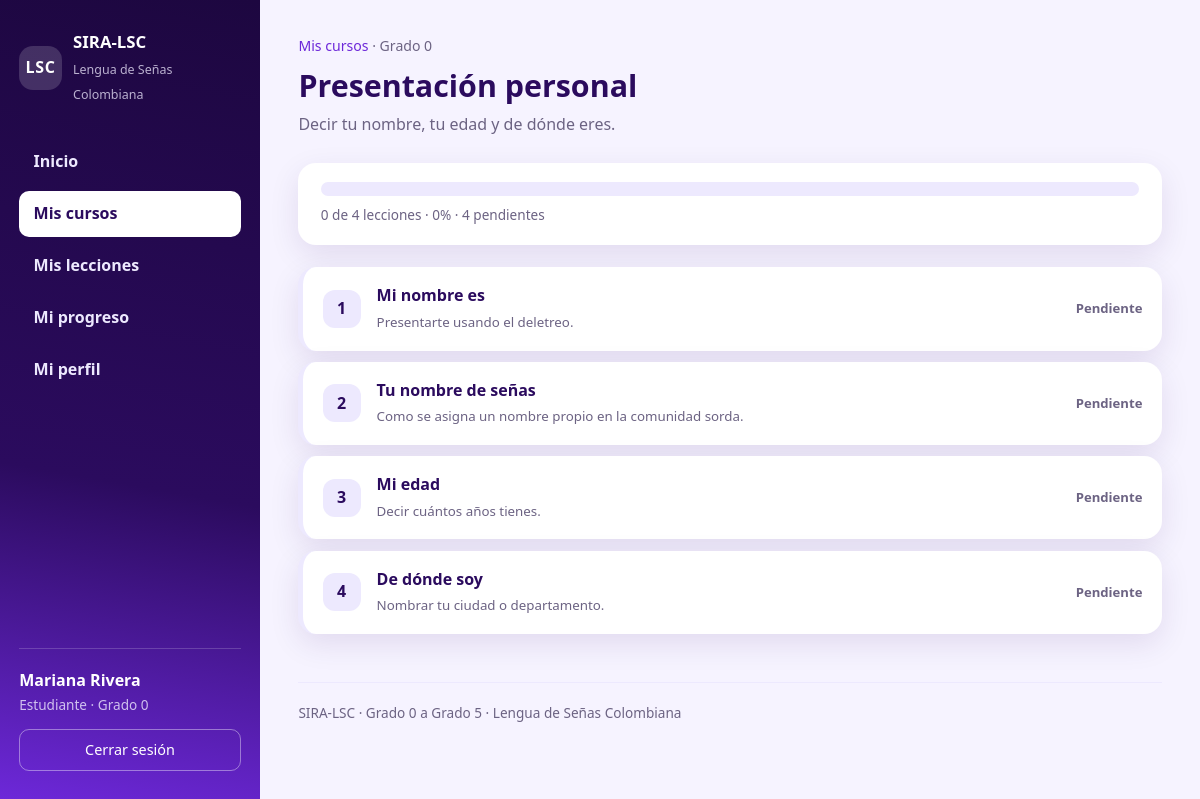
The page /index.php?ruta=estudiante/curso&id=3 (signed in) on the database its author committed.
### tables this page shows
CREATE TABLE usuarios (
    id_usuario     INT AUTO_INCREMENT PRIMARY KEY,
    nombre         VARCHAR(80)  NOT NULL,
    apellido       VARCHAR(80)  NOT NULL,
    correo         VARCHAR(150) NOT NULL UNIQUE,
    usuario        VARCHAR(50)  NOT NULL UNIQUE,
    contrasena     VARCHAR(255) NOT NULL,
    rol            ENUM('estudiante','tutor','administrador') NOT NULL DEFAULT 'estudiante',
    id_grado       INT          NULL,
    activo         TINYINT(1)   NOT NULL DEFAULT 1,
    fecha_registro DATETIME     NOT NULL DEFAULT CURRENT_TIMESTAMP,
    CONSTRAINT fk_usuarios_grado
        FOREIGN KEY (id_grado) REFERENCES grados(id_grado)
        ON DELETE SET NULL ON UPDATE CASCADE
);

CREATE TABLE grados (
    id_grado    INT AUTO_INCREMENT PRIMARY KEY,
    nombre      VARCHAR(50)  NOT NULL,
    descripcion VARCHAR(255) NOT NULL,
    orden       INT          NOT NULL DEFAULT 0
);

CREATE TABLE cursos (
    id_curso    INT AUTO_INCREMENT PRIMARY KEY,
    id_grado    INT          NOT NULL,
    nombre      VARCHAR(120) NOT NULL,
    descripcion VARCHAR(255) NOT NULL,
    icono       VARCHAR(8)   NOT NULL DEFAULT 'LSC',
    orden       INT          NOT NULL DEFAULT 0,
    CONSTRAINT fk_cursos_grado
        FOREIGN KEY (id_grado) REFERENCES grados(id_grado)
        ON DELETE CASCADE ON UPDATE CASCADE
);

CREATE TABLE lecciones (
    id_leccion  INT AUTO_INCREMENT PRIMARY KEY,
    id_curso    INT          NOT NULL,
    titulo      VARCHAR(140) NOT NULL,
    descripcion VARCHAR(255) NOT NULL,
    contenido   TEXT         NOT NULL,
    actividad   TEXT         NULL,
    orden       INT          NOT NULL DEFAULT 0,
    CONSTRAINT fk_lecciones_curso
        FOREIGN KEY (id_curso) REFERENCES cursos(id_curso)
        ON DELETE CASCADE ON UPDATE CASCADE
);

### config/funciones.php (called while the page is built, shortened)
<?php
function e($texto)
{
    return htmlspecialchars((string) $texto, ENT_QUOTES, 'UTF-8');
}
function url($ruta = 'inicio', $parametros = array())
{
    $destino = BASE_URL . 'index.php?ruta=' . urlencode($ruta);
    foreach ($parametros as $clave => $valor) {
        $destino .= '&' . urlencode($clave) . '=' . urlencode($valor);
    }
    return $destino;
}
function vista($archivo, $datos = array())
{
    extract($datos, EXTR_SKIP);
    require RUTA_BASE . '/views/' . $archivo . '.php';
}
function rolActual()
{
    return isset($_SESSION['rol']) ? $_SESSION['rol'] : null;
}
function panelDe($rol)
{
    switch ($rol) {
        default:              return 'estudiante/inicio';
    }
}
function nombreRol($rol)
{
    $nombres = array(
        'estudiante'    => 'Estudiante',
        'tutor'         => 'Tutor',
        'administrador' => 'Administrador',
    );
    return isset($nombres[$rol]) ? $nombres[$rol] : $rol;
}

### controllers/EstudianteController.php (called while the page is built, shortened)
<?php
class EstudianteController
{
    private $modeloUsuario;
    private $modeloCurso;
    private $modeloLeccion;
    private $modeloProgreso;
    private $idUsuario;
    public function __construct()
    {
        $this->modeloUsuario  = new Usuario();
        $this->modeloCurso    = new Curso();
        $this->modeloLeccion  = new Leccion();
        $this->modeloProgreso = new Progreso();
        $this->idUsuario      = (int) $_SESSION['id_usuario'];
    }
    public function curso()
    {
        $idCurso = isset($_GET['id']) ? (int) $_GET['id'] : 0;
        $curso   = $this->modeloCurso->obtenerPorId($idCurso);
        vista('estudiante/curso', array(
            'estudiante' => $this->modeloUsuario->obtenerPorId($this->idUsuario),
            'curso'      => $curso,
            'lecciones'  => $this->modeloLeccion->porCurso($idCurso, $this->idUsuario),
            'resumen'    => $this->modeloProgreso->resumenCurso($this->idUsuario, $idCurso),
        ));
    }
}

### models/Usuario.php (called while the page is built, shortened)
<?php
class Usuario
{
    private $db;
    public function __construct()
    {
        $this->db = Database::conexion();
    }
    public function obtenerPorId($idUsuario)
    {
        $sentencia = $this->db->prepare(
            'SELECT u.id_usuario, u.nombre, u.apellido, u.correo, u.usuario, u.rol,
                    u.id_grado, u.activo, u.fecha_registro,
                    g.nombre AS grado, g.descripcion AS grado_descripcion, g.orden AS grado_orden
             FROM usuarios u
             LEFT JOIN grados g ON g.id_grado = u.id_grado
             WHERE u.id_usuario = ?'
        );
        $sentencia->execute(array((int) $idUsuario));
        $fila = $sentencia->fetch();
        return $fila ? $fila : null;
    }
}

### config/Database.php (called while the page is built, shortened)
<?php
class Database
{
    private static $pdo = null;
    public static function conexion()
    {
        if (self::$pdo === null) {
            $dsn = 'mysql:host=' . DB_HOST . ';dbname=' . DB_NOMBRE . ';charset=utf8mb4';
            try {
                self::$pdo = new PDO($dsn, DB_USUARIO, DB_CLAVE, array(
                    PDO::ATTR_ERRMODE            => PDO::ERRMODE_EXCEPTION,
                    PDO::ATTR_DEFAULT_FETCH_MODE => PDO::FETCH_ASSOC,
                    PDO::ATTR_EMULATE_PREPARES   => false,
                ));
            } catch (PDOException $e) {
                self::mostrarError($e->getMessage());
            }
        }
        return self::$pdo;
    }
}

### models/Curso.php (called while the page is built, shortened)
<?php
class Curso
{
    private $db;
    public function __construct()
    {
        $this->db = Database::conexion();
    }
    public function obtenerPorId($idCurso)
    {
        $sentencia = $this->db->prepare(
            'SELECT c.*, g.nombre AS grado, g.orden AS grado_orden
             FROM cursos c
             INNER JOIN grados g ON g.id_grado = c.id_grado
             WHERE c.id_curso = ?'
        );
        $sentencia->execute(array((int) $idCurso));
        $fila = $sentencia->fetch();
        return $fila ? $fila : null;
    }
}

### models/Leccion.php (called while the page is built, shortened)
<?php
class Leccion
{
    private $db;
    public function __construct()
    {
        $this->db = Database::conexion();
    }
    public function porCurso($idCurso, $idUsuario = null)
    {
        $sentencia = $this->db->prepare(
            'SELECT l.*, IF(p.id_progreso IS NULL, 0, 1) AS completada
             FROM lecciones l
             LEFT JOIN progreso p
                    ON p.id_leccion = l.id_leccion AND p.id_usuario = :id_usuario
             WHERE l.id_curso = :id_curso
             ORDER BY l.orden ASC, l.id_leccion ASC'
        );
        $sentencia->execute(array(
            ':id_usuario' => (int) $idUsuario,
            ':id_curso'   => (int) $idCurso,
        ));
        return $sentencia->fetchAll();
    }
}

### views/estudiante/curso.php (the view, shortened to what this page needs)
<?php
$activo = 'cursos';
require RUTA_BASE . '/views/layouts/header.php';
?>
<p class="miga"><a href="<?php echo url('estudiante/cursos'); ?>">Mis cursos</a> · <?php echo e($curso['grado']); ?></p>
<header class="titular">
    <h1><?php echo e($curso['nombre']); ?></h1>
    <p><?php echo e($curso['descripcion']); ?></p>
</header>
<section class="resumen-curso">
    <div class="barra barra-ancha"><span style="width: <?php echo (int) $resumen['porcentaje']; ?>%;"></span></div>
    <p class="detalle-barra">
        <?php echo (int) $resumen['completadas']; ?> de <?php echo (int) $resumen['total']; ?> lecciones ·
        <?php echo (int) $resumen['porcentaje']; ?>% · <?php echo (int) $resumen['pendientes']; ?> pendientes
    </p>
</section>
<ol class="lista-lecciones">
    <?php foreach ($lecciones as $leccion): ?>
    <li class="<?php echo $leccion['completada'] ? 'hecha' : ''; ?>">
        <a href="<?php echo url('estudiante/leccion', array('id' => $leccion['id_leccion'])); ?>">
            <span class="numero"><?php echo (int) $leccion['orden']; ?></span>
            <span class="texto">
                <strong><?php echo e($leccion['titulo']); ?></strong>
                <small><?php echo e($leccion['descripcion']); ?></small>
            </span>
            <span class="estado"><?php echo $leccion['completada'] ? 'Completada' : 'Pendiente'; ?></span>
        </a>
    </li>
    <?php endforeach; ?>
</ol>
<?php require RUTA_BASE . '/views/layouts/footer.php'; ?>

### views/layouts/header.php (shortened to what this page needs)
<?php
$activo  = isset($activo) ? $activo : '';
$sinMenu = isset($sinMenu) ? $sinMenu : false;
$rol     = rolActual();
$conectado = null;
$prioridad = array('estudiante', 'tutor', 'admin');
foreach ($prioridad as $posible) {
    if (isset($$posible) && is_array($$posible) && isset($$posible['nombre'])) {
        $conectado = $$posible;
        break;
    }
}
$menus = array(
    'estudiante' => array(
        'Inicio'       => array('estudiante/inicio',    'inicio'),
        'Mis cursos'   => array('estudiante/cursos',    'cursos'),
        'Mis lecciones'=> array('estudiante/lecciones', 'lecciones'),
        'Mi progreso'  => array('estudiante/progreso',  'progreso'),
        'Mi perfil'    => array('estudiante/perfil',    'perfil'),
    ),
    'tutor' => array(
        'Inicio'           => array('tutor/inicio',      'inicio'),
        'Mis estudiantes'  => array('tutor/estudiantes', 'estudiantes'),
        'Mi perfil'        => array('tutor/perfil',      'perfil'),
    ),
    'administrador' => array(
        'Tablero'   => array('admin/inicio',    'inicio'),
        'Usuarios'  => array('admin/usuarios',  'usuarios'),
        'Grados'    => array('admin/grados',    'grados'),
        'Lecciones' => array('admin/lecciones', 'lecciones'),
        'Progreso'  => array('admin/progreso',  'progreso'),
        'Reportes'   => array('admin/reportes',  'reportes'),
    ),
);
$menu = isset($menus[$rol]) ? $menus[$rol] : array();
?>
<!DOCTYPE html>
<html lang="es">
<head>
    <link rel="stylesheet" href="<?php echo BASE_URL; ?>css/estilos.css">
</head>
<body class="<?php echo $sinMenu ? 'cuerpo-acceso' : 'cuerpo-panel'; ?>">
<?php if ($sinMenu): ?>
<main class="acceso">
<?php else: ?>
<div class="aplicacion">
    <nav class="menu-lateral">
        <a class="marca" href="<?php echo url(panelDe($rol)); ?>">
            <span class="marca-sigla">LSC</span>
            <span class="marca-texto">
                <strong>SIRA-LSC</strong>
                <small>Lengua de Señas Colombiana</small>
            </span>
        </a>
        <ul class="menu">
            <?php foreach ($menu as $etiqueta => $destino): ?>
                <li>
                    <a href="<?php echo url($destino[0]); ?>"
                       class="<?php echo $activo === $destino[1] ? 'activo' : ''; ?>">
                        <?php echo e($etiqueta); ?>
                    </a>
                </li>
            <?php endforeach; ?>
        </ul>
        <div class="menu-pie">
            <?php if ($conectado): ?>
                <p class="menu-nombre"><?php echo e($conectado['nombre'] . ' ' . $conectado['apellido']); ?></p>
                <p class="menu-grado">
                    <?php
                    echo e(nombreRol($rol));
                    if ($rol === 'estudiante' && !empty($conectado['grado'])) {
                        echo ' · ' . e($conectado['grado']);
                    }
                    ?>
                </p>
            <?php endif; ?>
            <a class="boton-salir" href="<?php echo url('salir'); ?>">Cerrar sesión</a>
        </div>
    </nav>
    <main class="contenido">
<?php endif; ?>

### css/estilos.css (style rules this page uses)
:root { --morado-oscuro: #2b0b5e; --morado-noche: #1d0740; --morado: #6d28d9; --morado-claro: #8b5cf6; --lavanda: #ede9fe; --lavanda-suave: #f6f3ff; --blanco: #ffffff; --tinta: #241a3d; --gris: #6c6383; --exito: #1f7a5a; --error: #b3204a; --radio: 18px; --radio-mini: 10px; --sombra: 0 10px 30px rgba(45, 12, 96, .10); --sombra-alta: 0 18px 44px rgba(45, 12, 96, .20); }
* { box-sizing: border-box; }
html { -webkit-text-size-adjust: 100%; }
body { margin: 0; font-family: "Segoe UI", "Trebuchet MS", system-ui, -apple-system, Arial, sans-serif; color: var(--tinta); line-height: 1.6; background: var(--lavanda-suave); }
h1, h2, h3 { line-height: 1.25; margin: 0 0 .4rem; font-weight: 700; }
h1 { font-size: 1.9rem; }
p { margin: 0 0 .8rem; }
a { color: var(--morado); text-decoration: none; }
.aplicacion { display: flex; min-height: 100vh; }
.menu-lateral { width: 260px; flex-shrink: 0; padding: 1.8rem 1.2rem; background: linear-gradient(190deg, var(--morado-noche) 0%, var(--morado-oscuro) 60%, var(--morado) 100%); color: var(--lavanda); display: flex; flex-direction: column; }
.marca { display: flex; align-items: center; gap: .7rem; margin-bottom: 2rem; color: var(--blanco); }
.marca-sigla { display: grid; place-items: center; width: 44px; height: 44px; border-radius: 14px; background: rgba(255, 255, 255, .16); font-weight: 700; letter-spacing: .04em; }
.marca-texto strong { display: block; font-size: 1.05rem; }
.marca-texto small { color: rgba(237, 233, 254, .75); font-size: .78rem; }
.menu { list-style: none; margin: 0; padding: 0; flex: 1; }
.menu li { margin-bottom: .35rem; }
.menu a { display: block; padding: .65rem .9rem; border-radius: var(--radio-mini); color: var(--lavanda); font-weight: 600; }
.menu a.activo { background: var(--blanco); color: var(--morado-oscuro); }
.menu-pie { margin-top: 1.5rem; padding-top: 1.2rem; border-top: 1px solid rgba(255, 255, 255, .18); }
.menu-nombre { margin: 0; font-weight: 700; color: var(--blanco); }
.menu-grado { margin: 0 0 .8rem; font-size: .85rem; color: rgba(237, 233, 254, .8); }
.boton-salir { display: block; padding: .55rem .9rem; text-align: center; border: 1px solid rgba(255, 255, 255, .4); border-radius: var(--radio-mini); color: var(--blanco); font-size: .9rem; }
.contenido { flex: 1; min-width: 0; padding: 2.2rem 2.4rem 3rem; }
.titular { margin-bottom: 1.6rem; }
.titular h1 { color: var(--morado-oscuro); }
.titular p { color: var(--gris); margin: 0; }
.miga { font-size: .88rem; color: var(--gris); margin-bottom: .6rem; }
.barra { height: 12px; border-radius: 999px; background: var(--lavanda); overflow: hidden; }
.barra-ancha { height: 14px; }
.detalle-barra { margin: .5rem 0 0; font-size: .85rem; color: var(--gris); }
.resumen-curso { padding: 1.2rem 1.4rem; margin-bottom: 1.4rem; background: var(--blanco); border-radius: var(--radio); box-shadow: var(--sombra); }
.lista-lecciones { list-style: none; margin: 0; padding: 0; counter-reset: leccion; }
.lista-lecciones li { margin-bottom: .7rem; }
.lista-lecciones a { display: flex; align-items: center; gap: 1rem; padding: 1rem 1.2rem; background: var(--blanco); border-radius: var(--radio); box-shadow: var(--sombra); color: var(--tinta); border-left: 5px solid var(--lavanda); }
.lista-lecciones .numero { display: grid; place-items: center; flex-shrink: 0; width: 38px; height: 38px; border-radius: 12px; background: var(--lavanda); color: var(--morado-oscuro); font-weight: 700; }
.lista-lecciones .texto { flex: 1; min-width: 0; }
.lista-lecciones .texto strong { display: block; color: var(--morado-oscuro); }
.lista-lecciones .texto small { color: var(--gris); }
.lista-lecciones .estado { flex-shrink: 0; font-size: .82rem; font-weight: 600; color: var(--gris); }

### rows shown on the page
usuarios: nombre+apellido "Mariana Rivera", id_grado.nombre "Grado 0"
cursos: id_grado.nombre "Grado 0", nombre "Presentación personal", descripcion "Decir tu nombre, tu edad y de dónde eres."
lecciones: orden "1", titulo "Mi nombre es", descripcion "Presentarte usando el deletreo."
lecciones: orden "2", titulo "Tu nombre de señas", descripcion "Como se asigna un nombre propio en la comunidad sorda."
lecciones: orden "3", titulo "Mi edad", descripcion "Decir cuántos años tienes."
lecciones: orden "4", titulo "De dónde soy", descripcion "Nombrar tu ciudad o departamento."

### other values the page prints
$etiqueta "Inicio"
$etiqueta "Mis cursos"
$etiqueta "Mis lecciones"
$etiqueta "Mi progreso"
$etiqueta "Mi perfil"
nombreRol($rol) "Estudiante"
$resumen['completadas'] "0"
$resumen['total'] "4"
$resumen['porcentaje'] "0"
$resumen['pendientes'] "4"
